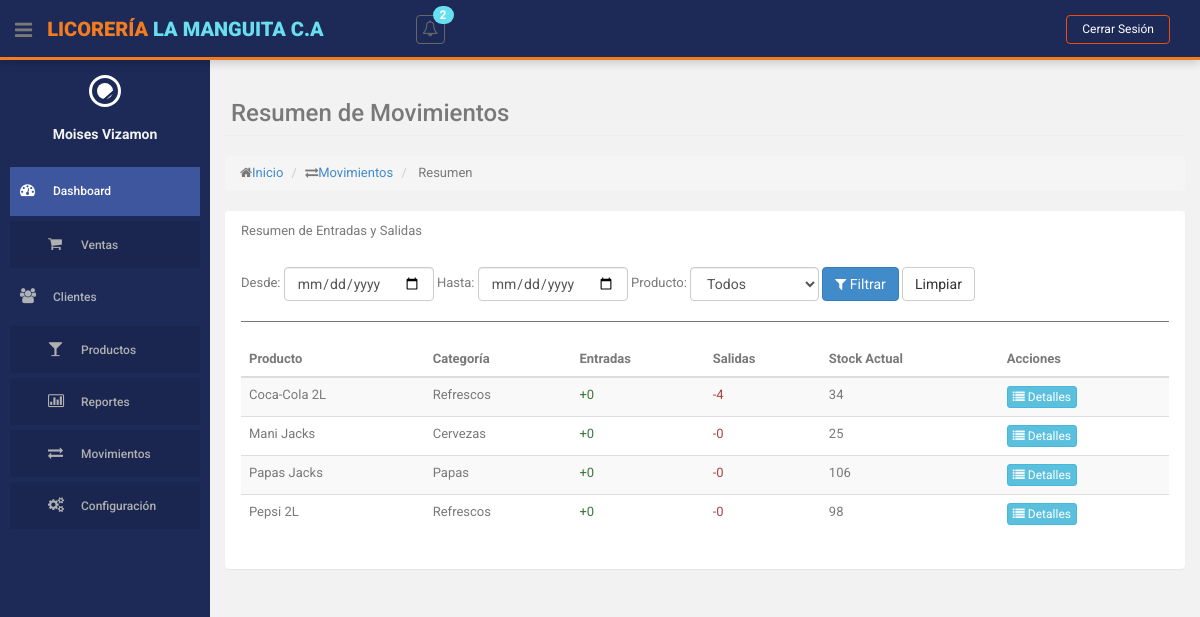
Before: /index.php?action=movimientos-inventario&method=resumen (signed in) with the older database file.
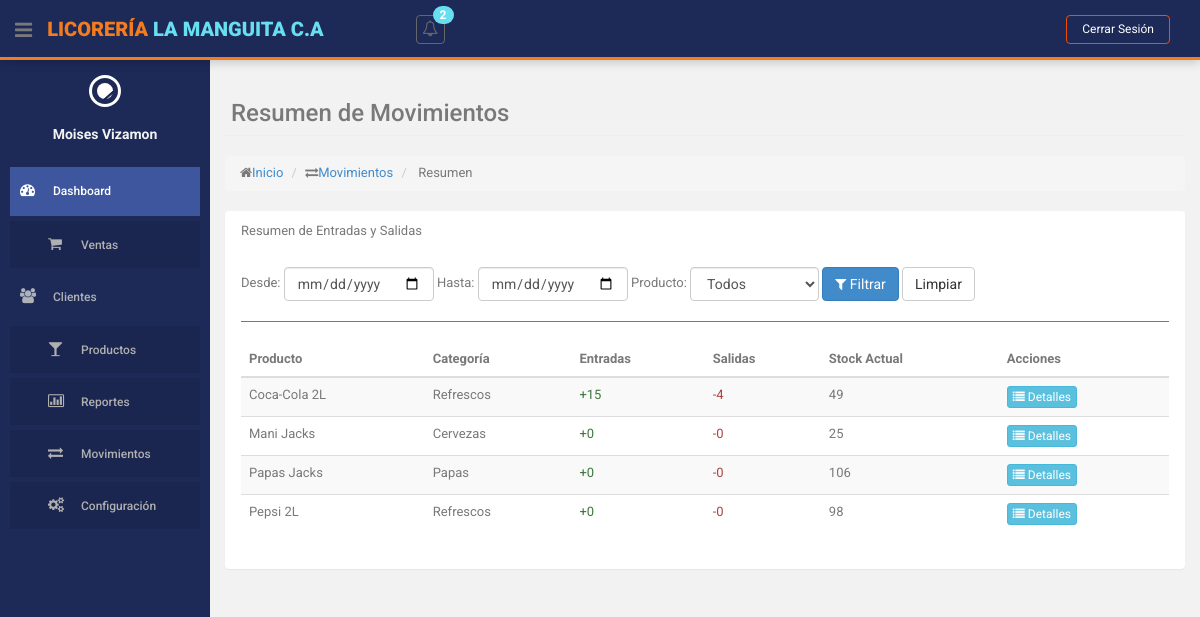
After: the same page with the newer database file.
### tables this page shows
CREATE TABLE `producto` (
  `id` int(10) NOT NULL,
  `descripcion` varchar(255) NOT NULL,
  `cantidad` int(255) NOT NULL,
  `precio` decimal(10,2) NOT NULL,
  `id_categoria` int(11) NOT NULL,
  `id_estatus` int(11) NOT NULL
);

CREATE TABLE `categorias` (
  `id` int(11) NOT NULL,
  `nombre` varchar(255) NOT NULL,
  `id_tipo_categoria` int(11) NOT NULL,
  `id_estatus` int(11) NOT NULL
);

### controllers/MovimientoInventarioController.php (called while the page is built, shortened)
<?php
class MovimientoInventarioController
{
    private $model;
    private $productoModel;
    public function __construct()
    {
        require_once ROOT_PATH . 'models/MovimientoInventarioModel.php';
        $this->model = new MovimientoInventarioModel();
        $this->productoModel = new ProductoModel();
    }
    public function resumen()
    {
        $filtros = [];
        $resumen = $this->model->obtenerResumenMovimientos($filtros);
        $productos = $this->productoModel->obtenerTodosProductos();
        $this->loadView('movimientos_inventario/resumen', [
            'resumen' => $resumen,
            'productos' => $productos,
            'filtros' => $filtros
        ]);
    }
    private function loadView($view, $data = [])
    {
        extract($data);
        require ROOT_PATH . 'views/layouts/header.php';
        require ROOT_PATH . 'views/' . $view . '.php';
        require ROOT_PATH . 'views/layouts/footer.php';
    }
}

### models/MovimientoInventarioModel.php (called while the page is built, shortened)
<?php
class MovimientoInventarioModel
{
    private $db;
    public function __construct()
    {
        require_once ROOT_PATH . 'config/database.php';
        $database = new Database();
        $this->db = $database->getConnection();
    }
    public function obtenerResumenMovimientos($filtros = [])
    {
        $query = "SELECT
                    p.id,
                    p.descripcion as producto,
                    c.nombre as categoria,
                    SUM(CASE WHEN mi.tipo_movimiento = 'ENTRADA' AND mi.id_estatus = 1 THEN mi.cantidad ELSE 0 END) as entradas,
                    SUM(CASE WHEN mi.tipo_movimiento = 'SALIDA' AND mi.id_estatus = 1 THEN mi.cantidad ELSE 0 END) as salidas,
                    p.cantidad as stock_actual
                  FROM producto p
                  JOIN categorias c ON p.id_categoria = c.id
                  LEFT JOIN movimientos_inventario mi ON p.id = mi.id_producto";
        $params = [];
        $query .= " GROUP BY p.id, p.descripcion, c.nombre, p.cantidad
                    ORDER BY p.descripcion";
        $stmt = $this->db->prepare($query);
        $stmt->execute($params);
        return $stmt->fetchAll(PDO::FETCH_ASSOC);
    }
}

### config/database.php (called while the page is built, shortened)
<?php
class Database {
    private $host = 'localhost';
    private $db_name = 'licoreria';
    private $username = 'root';
    private $password = '';
    public function getConnection() {
        $this->conn = null;
        try {
            $this->conn = new PDO(
                "mysql:host=" . $this->host . ";dbname=" . $this->db_name,
                $this->username,
                $this->password
            );
            $this->conn->exec("set names utf8");
            $this->conn->setAttribute(PDO::ATTR_ERRMODE, PDO::ERRMODE_EXCEPTION);
        } catch(PDOException $exception) {
            echo "Error de conexión: " . $exception->getMessage();
        }
        return $this->conn;
    }
}
?>

### views/movimientos_inventario/resumen.php (the view, shortened to what the changed rows need)
<section id="main-content">
    <section class="wrapper">
        <div class="row">
            <div class="col-lg-12">
                <section class="panel">
                    <div class="panel-body">
                        <table class="table table-striped table-advance table-hover">
                            <thead>
                                <tr>
                                    <th>Producto</th>
                                    <th>Categoría</th>
                                    <th>Entradas</th>
                                    <th>Salidas</th>
                                    <th>Stock Actual</th>
                                    <th>Acciones</th>
                                </tr>
                            </thead>
                            <tbody>
                                <?php foreach ($resumen as $item): ?>
                                    <tr>
                                        <td><?= htmlspecialchars($item['producto']); ?></td>
                                        <td><?= $item['categoria']; ?></td>
                                        <td class="text-success">+<?= $item['entradas']; ?></td>
                                        <td class="text-danger">-<?= $item['salidas']; ?></td>
                                        <td><?= $item['stock_actual']; ?></td>
                                        <td>
                                            <a href="<?= BASE_URL ?>index.php?action=movimientos-inventario&method=porProducto&id=<?= $item['id']; ?>"
                                                class="btn btn-info btn-xs" title="Ver Detalles">
                                                <i class="fa fa-list"></i> Detalles
                                            </a>
                                        </td>
                                    </tr>
                                <?php endforeach; ?>
                            </tbody>
                        </table>
                    </div>
                </section>
            </div>
        </div>
    </section>
</section>

Changed rows visible on the page:
changed producto "Coca-Cola 2L": entradas "0" → "15"; cantidad "34" → "49"
